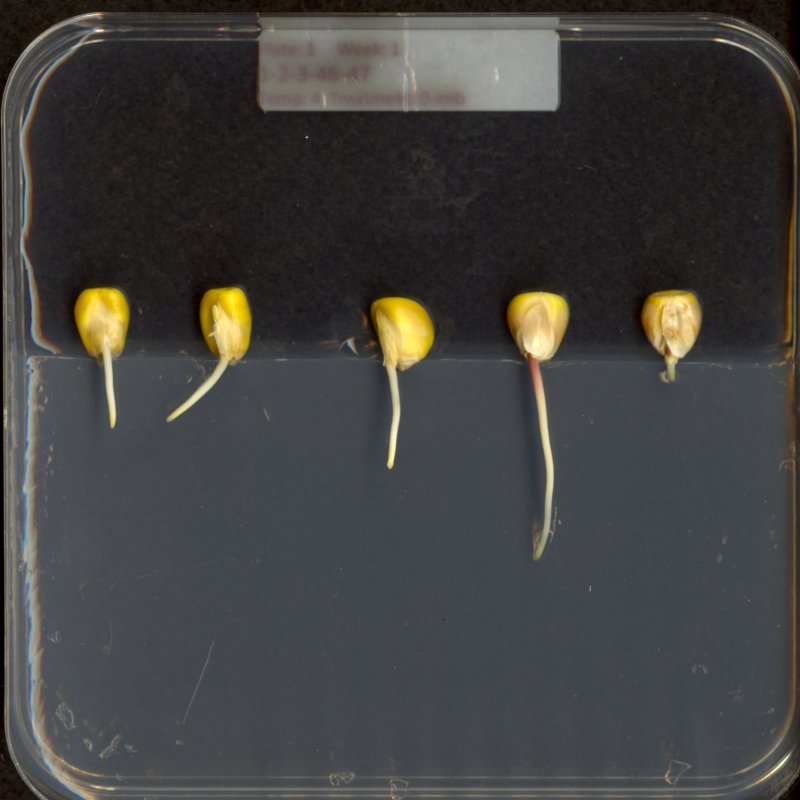
#> input picture individual_modules/image_processing_with_python/data/maize-seedlings.tif, 800 x 800 px
$ jupyter execute drawing.ipynb   (shell and % lines are left out)
#> lines starting #> are read from the running program, lines starting #| are printed output that depends on the picture
# Drawing and Bitwise Operations

```{admonition} Questions
:class: note

- How can we draw on scikit-image images and use bitwise operations and masks to select certain parts of an image?
```

```{admonition} Objectives
:class: tip

- Create a blank, black scikit-image image.
- Draw rectangles and other shapes on scikit-image images.
- Explain how a white shape on a black background can be used as a mask to select specific parts of an image.
- Use bitwise operations to apply a mask to an image.
```

The next series of episodes covers a basic toolkit of scikit-image operators.
With these tools,
we will be able to create programs to perform simple analyses of images
based on changes in colour or shape.

First, import the packages needed for this episode

[cell 1]
import imageio.v3 as iio
import ipympl
import matplotlib.pyplot as plt
import numpy as np
import skimage as ski

Here, we import the same packages as earlier in the lesson.

## Drawing on images

Often we wish to select only a portion of an image to analyze,
and ignore the rest.
Creating a rectangular sub-image with slicing,
as we did in [the *Working with scikit-image* episode](skimage_images.ipynb)
is one option for simple cases.
Another option is to create another special image,
of the same size as the original,
with white pixels indicating the region to save and black pixels everywhere else.
Such an image is called a *mask*.
In preparing a mask, we sometimes need to be able to draw a shape -
a circle or a rectangle, say -
on a black image.
scikit-image provides tools to do that.

Consider an image of maize seedlings. A Python program to create a mask to select only that area of the image would start with a now-familiar section of code to open and display the original image:

[cell 2]
# Load and display the original image
maize_seedlings = iio.imread(uri="data/maize-seedlings.tif")
#> maize_seedlings is the input picture: shape (800, 800, 3); mean R, G, B 66.1, 65.7, 64.6

fig, ax = plt.subplots()
ax.imshow(maize_seedlings)

Now, suppose we want to analyze only the area of the image containing the roots
themselves;
we do not care to look at the kernels,
or anything else about the plants.
Further, we wish to exclude the frame of the container holding the seedlings as well.
Hovering over the image with our mouse, could tell us that
the upper-left coordinate of the sub-area we are interested in is *(44, 357)*,
while the lower-right coordinate is *(720, 740)*.
These coordinates are shown in *(x, y)* order.

NumPy allows indexing of images/arrays with "boolean" arrays of the same size.
Indexing with a boolean array is also called mask indexing.
The "pixels" in such a mask array can only take two values: `True` or `False`.
When indexing an image with such a mask,
only pixel values at positions where the mask is `True` are accessed.
But first, we need to generate a mask array of the same size as the image.
Luckily, the NumPy library provides a function to create just such an array.
The next section of code shows how:

[cell 3]
# Create the basic mask
mask = np.ones(shape=maize_seedlings.shape[0:2], dtype="bool")

The first argument to the `ones()` function is the shape of the original image,
so that our mask will be exactly the same size as the original.
Notice, that we have only used the first two indices of our shape.
We omitted the channel dimension.
Indexing with such a mask will change all channel values simultaneously.
The second argument, `dtype = "bool"`,
indicates that the elements in the array should be booleans -
i.e., values are either `True` or `False`.
Thus, even though we use `np.ones()` to create the mask,
its pixel values are in fact not `1` but `True`.
You could check this, e.g., by `print(mask[0, 0])`.

Next, we draw a filled, rectangle on the mask:

[cell 4]
# Draw filled rectangle on the mask image
rr, cc = ski.draw.rectangle(start=(357, 44), end=(740, 720))
mask[rr, cc] = False

# Display mask image
fig, ax = plt.subplots()
ax.imshow(mask, cmap="gray")
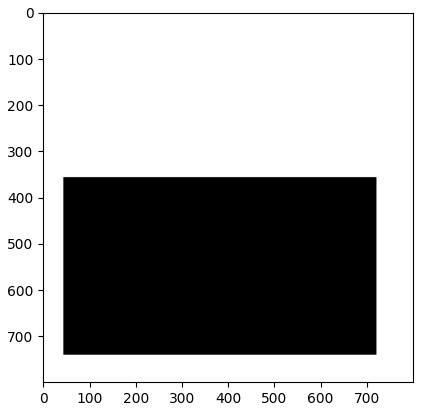
#> figure drawn by matplotlib, 1 panel

The parameters of the `rectangle()` function `(357, 44)` and `(740, 720)`,
are the coordinates of the upper-left (`start`) and lower-right (`end`) corners
of a rectangle in *(ry, cx)* order.
The function returns the rectangle as row (`rr`) and column (`cc`) coordinate arrays.

```{admonition} Check the documentation!
:class: note

When using an scikit-image function for the first time - or the fifth time -
it is wise to check how the function is used, via
[the scikit-image documentation](https://scikit-image.org/docs/dev/user_guide)
or other usage examples on programming-related sites such as
[Stack Overflow](https://stackoverflow.com/).
Basic information about scikit-image functions can be found interactively in Python,
via commands like `help(ski)` or `help(ski.draw.rectangle)`.
Take notes in your lab notebook.
And, it is always wise to run some test code to verify
that the functions your program uses are behaving in the manner you intend.
```

```{admonition} Variable naming conventions!
:class: note

You may have wondered why we called the return values of the rectangle function
`rr` and `cc`?!
You may have guessed that `r` is short for `row` and `c` is short for `column`.
However, the rectangle function returns mutiple rows and columns;
thus we used a convention of doubling the letter `r` to `rr` (and `c` to `cc`)
to indicate that those are multiple values.
In fact it may have even been clearer to name those variables `rows` and `columns`;
however this would have been also much longer.
Whatever you decide to do, try to stick to some already existing conventions,
such that it is easier for other people to understand your code.
```

### Exercise: Other drawing operations (15 min)

There are other functions for drawing on images,
in addition to the `ski.draw.rectangle()` function.
We can draw circles, lines, text, and other shapes as well.
These drawing functions may be useful later on, to help annotate images
that our programs produce.
Practice some of these functions here.

Circles can be drawn with the `ski.draw.disk()` function,
which takes two parameters:
the (ry, cx) point of the centre of the circle,
and the radius of the circle.
There is an optional `shape` parameter that can be supplied to this function.
It will limit the output coordinates for cases where the circle
dimensions exceed the ones of the image.

Lines can be drawn with the `ski.draw.line()` function,
which takes four parameters:
the (ry, cx) coordinate of one end of the line,
and the (ry, cx) coordinate of the other end of the line.

Other drawing functions supported by scikit-image can be found in
[the scikit-image reference pages](https://scikit-image.org/docs/dev/api/skimage.draw.html?highlight=draw#module-skimage.draw).

First let's make an empty, black image with a size of 800x600 pixels.
Recall that a colour image has three channels for the colours red, green, and blue
(RGB, cf. [Image Basics](image_basics.ipynb)).
Hence we need to create a 3D array of shape `(600, 800, 3)` where the last dimension represents the RGB colour channels.

~~~python
# create the black canvas
canvas = np.zeros(shape=(600, 800, 3), dtype="uint8")
~~~

Now your task is to draw some other coloured shapes and lines on the image,
perhaps something like this:

```{admonition} Solution
:class: dropdown

Drawing a circle:

~~~python
# Draw a blue circle with centre (200, 300) in (ry, cx) coordinates, and radius 100
rr, cc = ski.draw.disk(center=(200, 300), radius=100, shape=canvas.shape[0:2])
canvas[rr, cc] = (0, 0, 255)
~~~

Drawing a line:

~~~python
# Draw a green line from (400, 200) to (500, 700) in (ry, cx) coordinates
rr, cc = ski.draw.line(r0=400, c0=200, r1=500, c1=700)
canvas[rr, cc] = (0, 255, 0)
~~~

~~~python
# Display the image
fig, ax = plt.subplots()
ax.imshow(canvas)
~~~

We could expand this solution, if we wanted,
to draw rectangles, circles and lines at random positions within our black canvas.
To do this, we could use the `random` python module,
and the function `random.randrange`,
which can produce random numbers within a certain range.

Let's draw 15 randomly placed circles:

~~~python
import random

# create the black canvas
canvas = np.zeros(shape=(600, 800, 3), dtype="uint8")

# draw a blue circle at a random location 15 times
for i in range(15):
    rr, cc = ski.draw.disk(center=(
         random.randrange(600),
         random.randrange(800)),
         radius=50,
         shape=canvas.shape[0:2],
        )
    canvas[rr, cc] = (0, 0, 255)

# display the results
fig, ax = plt.subplots()
ax.imshow(canvas)
~~~

We could expand this even further to also
randomly choose whether to plot a rectangle, a circle, or a square.
Again, we do this with the `random` module,
now using the function `random.random`
that returns a random number between 0.0 and 1.0.

~~~python
import random

# Draw 15 random shapes (rectangle, circle or line) at random positions
for i in range(15):
    # generate a random number between 0.0 and 1.0 and use this to decide if we
    # want a circle, a line or a sphere
    x = random.random()
    if x < 0.33:
        # draw a blue circle at a random location
        rr, cc = ski.draw.disk(center=(
            random.randrange(600),
            random.randrange(800)),
            radius=50,
            shape=canvas.shape[0:2],
        )
        color = (0, 0, 255)
    elif x < 0.66:
        # draw a green line at a random location
        rr, cc = ski.draw.line(
            r0=random.randrange(600),
            c0=random.randrange(800),
            r1=random.randrange(600),
            c1=random.randrange(800),
        )
        color = (0, 255, 0)
    else:
        # draw a red rectangle at a random location
        rr, cc = ski.draw.rectangle(
            start=(random.randrange(600), random.randrange(800)),
            extent=(50, 50),
            shape=canvas.shape[0:2],
        )
        color = (255, 0, 0)

    canvas[rr, cc] = color

# display the results
fig, ax = plt.subplots()
ax.imshow(canvas)
~~~
```

## Image modification

All that remains is the task of modifying the image using our mask in such a
way that the areas with `True` pixels in the mask are not shown in the image
any more.

### Exercise: How does a mask work? (optional, not included in timing)

Now, consider the mask image we created above.
The values of the mask that corresponds to the portion of the image
we are interested in are all `False`,
while the values of the mask that corresponds to the portion of the image we
want to remove are all `True`.

How do we change the original image using the mask?
```{admonition} Solution
:class: dropdown

When indexing the image using the mask, we access only those pixels at
positions where the mask is `True`.
So, when indexing with the mask,
one can set those values to 0, and effectively remove them from the image.
```

Now we can write a Python program to use a mask to retain only the portions
of our maize roots image that actually contains the seedling roots.
We load the original image and create the mask in the same way as before:

[cell 5]
# Load the original image
maize_seedlings = iio.imread(uri="data/maize-seedlings.tif")

# Create the basic mask
mask = np.ones(shape=maize_seedlings.shape[0:2], dtype="bool")

# Draw a filled rectangle on the mask image
rr, cc = ski.draw.rectangle(start=(357, 44), end=(740, 720))
mask[rr, cc] = False

Then, we use NumPy indexing to remove the portions of the image,
where the mask is `True`:

[cell 6]
# Apply the mask
maize_seedlings[mask] = 0
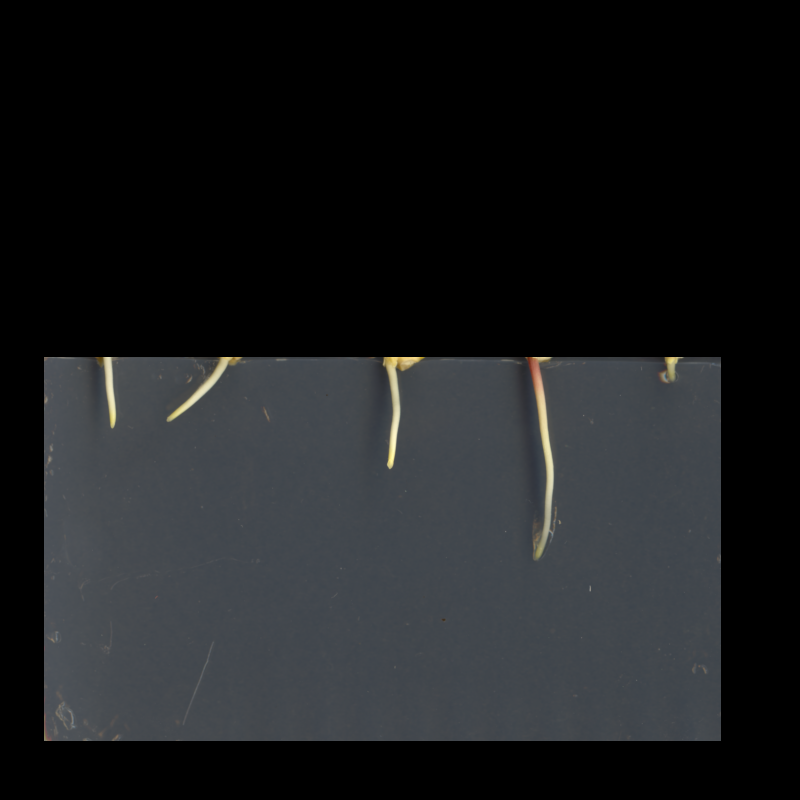
#> maize_seedlings: shape (800, 800, 3); mean R, G, B 28.4, 30.2, 31.9

Then, we display the masked image.

[cell 7]
fig, ax = plt.subplots()
ax.imshow(maize_seedlings)

### Exercise: Masking an image of your own (optional, not included in timing)

Now, it is your turn to practice.
Using your mobile phone, tablet, webcam, or digital camera,
take an image of an object with a simple overall geometric shape
(think rectangular or circular).
Copy that image to your computer, write some code to make a mask,
and apply it to select the part of the image containing your object.
For example, here is an image of a remote control:

And, here is the end result of a program masking out everything but the remote:

```{admonition} Solution
:class: dropdown

Here is a Python program to produce the cropped remote control image shown above.
Of course, your program should be tailored to your image.

~~~python
# Load the image
remote = iio.imread(uri="data/remote-control.jpg")
remote = np.array(remote)

# Create the basic mask
mask = np.ones(shape=remote.shape[0:2], dtype="bool")

# Draw a filled rectangle on the mask image
rr, cc = ski.draw.rectangle(start=(93, 1107), end=(1821, 1668))
mask[rr, cc] = False

# Apply the mask
remote[mask] = 0

# Display the result
fig, ax = plt.subplots()
ax.imshow(remote)
~~~
```

### Exercise: Masking a 96-well plate image (30 min)

Consider this image of a 96-well plate that has been scanned on a flatbed scanner.

~~~python
# Load the image
wellplate = iio.imread(uri="data/wellplate-01.jpg")
wellplate = np.array(wellplate)

# Display the image
fig, ax = plt.subplots()
ax.imshow(wellplate)
~~~

Suppose that we are interested in the colours of the solutions in each of the wells.
We *do not* care about the colour of the rest of the image,
i.e., the plastic that makes up the well plate itself.

Your task is to write some code that will produce a mask that will
mask out everything except for the wells.
To help with this, you should use the text file `data/centers.txt` that contains
the (cx, ry) coordinates of the centre of each of the 96 wells in this image.
You may assume that each of the wells has a radius of 16 pixels.

Your program should produce output that looks like this:

*Hint: You can load `data/centers.txt` using*:

~~~python
# load the well coordinates as a NumPy array
centers = np.loadtxt("data/centers.txt", delimiter=" ")
~~~
```{admonition} Solution
:class: dropdown

~~~python
# load the well coordinates as a NumPy array
centers = np.loadtxt("data/centers.txt", delimiter=" ")

# read in original image
wellplate = iio.imread(uri="data/wellplate-01.jpg")
wellplate = np.array(wellplate)

# create the mask image
mask = np.ones(shape=wellplate.shape[0:2], dtype="bool")

# iterate through the well coordinates
for cx, ry in centers:
    # draw a circle on the mask at the well center
    rr, cc = ski.draw.disk(center=(ry, cx), radius=16, shape=wellplate.shape[:2])
    mask[rr, cc] = False

# apply the mask
wellplate[mask] = 0

# display the result
fig, ax = plt.subplots()
ax.imshow(wellplate)
~~~
```

### Exercise: Masking a 96-well plate image, take two (optional, not included in timing)

If you spent some time looking at the contents of
the `data/centers.txt` file from the previous challenge,
you may have noticed that the centres of each well in the image are very regular.
*Assuming* that the images are scanned in such a way that
the wells are always in the same place,
and that the image is perfectly oriented
(i.e., it does not slant one way or another),
we could produce our well plate mask without having to
read in the coordinates of the centres of each well.
Assume that the centre of the upper left well in the image is at
location cx = 91 and ry = 108, and that there are
70 pixels between each centre in the cx dimension and
72 pixels between each centre in the ry dimension.
Each well still has a radius of 16 pixels.
Write a Python program that produces the same output image as in the previous challenge,
but *without* having to read in the `centers.txt` file.
*Hint: use nested for loops.*
```{admonition} Solution
:class: dropdown

Here is a Python program that is able to create the masked image without
having to read in the `centers.txt` file.

~~~python
# read in original image
wellplate = iio.imread(uri="data/wellplate-01.jpg")
wellplate = np.array(wellplate)

# create the mask image
mask = np.ones(shape=wellplate.shape[0:2], dtype="bool")

# upper left well coordinates
cx0 = 91
ry0 = 108

# spaces between wells
deltaCX = 70
deltaRY = 72

cx = cx0
ry = ry0

# iterate each row and column
for row in range(12):
    # reset cx to leftmost well in the row
    cx = cx0
    for col in range(8):

        # ... and drawing a circle on the mask
        rr, cc = ski.draw.disk(center=(ry, cx), radius=16, shape=wellplate.shape[0:2])
        mask[rr, cc] = False
        cx += deltaCX
    # after one complete row, move to next row
    ry += deltaRY

# apply the mask
wellplate[mask] = 0

# display the result
fig, ax = plt.subplots()
ax.imshow(wellplate)
~~~
```

## Summary Quiz

[cell 8]
from jupyterquiz import display_quiz
display_quiz("questions/summary_drawing.json")
#> (this line was passed over: jupyterquiz is not available in this run)
